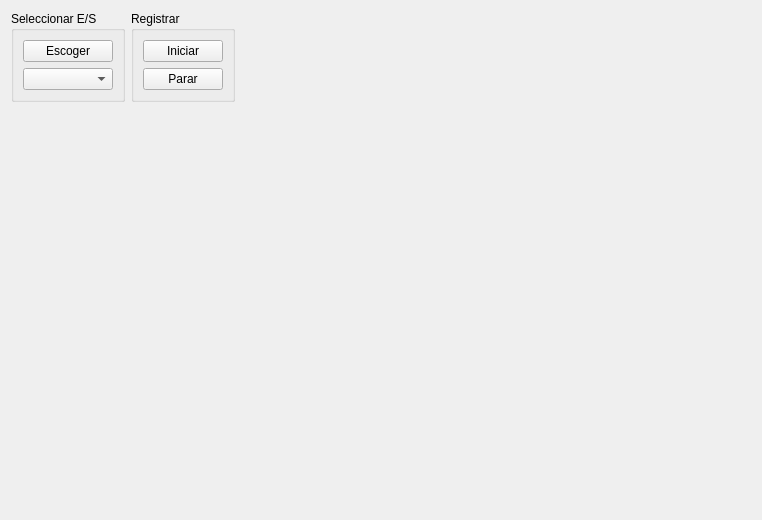
<?xml version="1.0" encoding="UTF-8"?>
<ui version="4.0">
 <class>monitor</class>
 <widget class="QWidget" name="monitor">
  <property name="geometry">
   <rect>
    <x>0</x>
    <y>0</y>
    <width>762</width>
    <height>501</height>
   </rect>
  </property>
  <property name="windowTitle">
   <string>Form</string>
  </property>
  <layout class="QGridLayout" name="gridLayout_2">
   <item row="0" column="0">
    <layout class="QGridLayout" name="gridLayout">
     <item row="0" column="0" rowspan="2" colspan="2">
      <widget class="QGroupBox" name="groupBox_2">
       <property name="title">
        <string>Seleccionar E/S</string>
       </property>
       <layout class="QGridLayout" name="gridLayout_3">
        <item row="0" column="0">
         <widget class="QPushButton" name="pushButton">
          <property name="text">
           <string>Escoger</string>
          </property>
         </widget>
        </item>
        <item row="1" column="0">
         <widget class="QComboBox" name="comboBox"/>
        </item>
        <item row="2" column="0">
         <spacer name="verticalSpacer">
          <property name="orientation">
           <enum>Qt::Vertical</enum>
          </property>
          <property name="sizeHint" stdset="0">
           <size>
            <width>20</width>
            <height>40</height>
           </size>
          </property>
         </spacer>
        </item>
       </layout>
      </widget>
     </item>
     <item row="0" column="3" rowspan="2">
      <spacer name="horizontalSpacer_2">
       <property name="orientation">
        <enum>Qt::Horizontal</enum>
       </property>
       <property name="sizeHint" stdset="0">
        <size>
         <width>418</width>
         <height>20</height>
        </size>
       </property>
      </spacer>
     </item>
     <item row="2" column="0" colspan="4">
      <widget class="QChartView" name="widgetChartViewer" native="true">
       <property name="sizePolicy">
        <sizepolicy hsizetype="Expanding" vsizetype="Expanding">
         <horstretch>0</horstretch>
         <verstretch>0</verstretch>
        </sizepolicy>
       </property>
       <property name="minimumSize">
        <size>
         <width>640</width>
         <height>401</height>
        </size>
       </property>
       <property name="styleSheet">
        <string notr="true"/>
       </property>
      </widget>
     </item>
     <item row="0" column="2" rowspan="2">
      <widget class="QGroupBox" name="groupBox">
       <property name="title">
        <string>Registrar</string>
       </property>
       <layout class="QGridLayout" name="gridLayout_4">
        <item row="0" column="0">
         <widget class="QPushButton" name="pushButton_3">
          <property name="text">
           <string>Iniciar</string>
          </property>
         </widget>
        </item>
        <item row="1" column="0">
         <widget class="QPushButton" name="pushButton_2">
          <property name="text">
           <string>Parar</string>
          </property>
         </widget>
        </item>
       </layout>
      </widget>
     </item>
    </layout>
   </item>
  </layout>
 </widget>
 <customwidgets>
  <customwidget>
   <class>QChartView</class>
   <extends>QWidget</extends>
   <header location="global">qchartview.h</header>
   <container>1</container>
  </customwidget>
 </customwidgets>
 <resources/>
 <connections/>
</ui>
